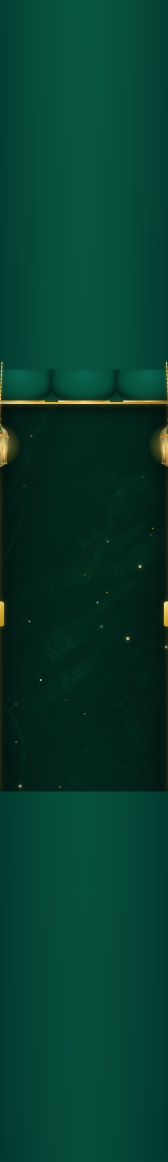
#> input picture scratch/attire_card_only.png, 336 x 2323 px, given in place of canva_invitation_card_page1_opt.png, which was not available (shown at 1/2 size)
$ python verify_clean.py
#> lines starting #> are read from the running program, lines starting #| are printed output that depends on the picture; long printed decimals are rounded; pictures that were not available may be replaced by others from this repository, and a replacement may not be noted
from PIL import Image, ImageChops
import numpy as np

orig = Image.open('assets/images/canva_invitation_card_page1_opt.png')
#> orig is the input picture: PIL image 336x2323 RGB; mean R, G, B 6, 61.1, 45.9
clean = Image.open('scratch/clean_canva_p1.png')
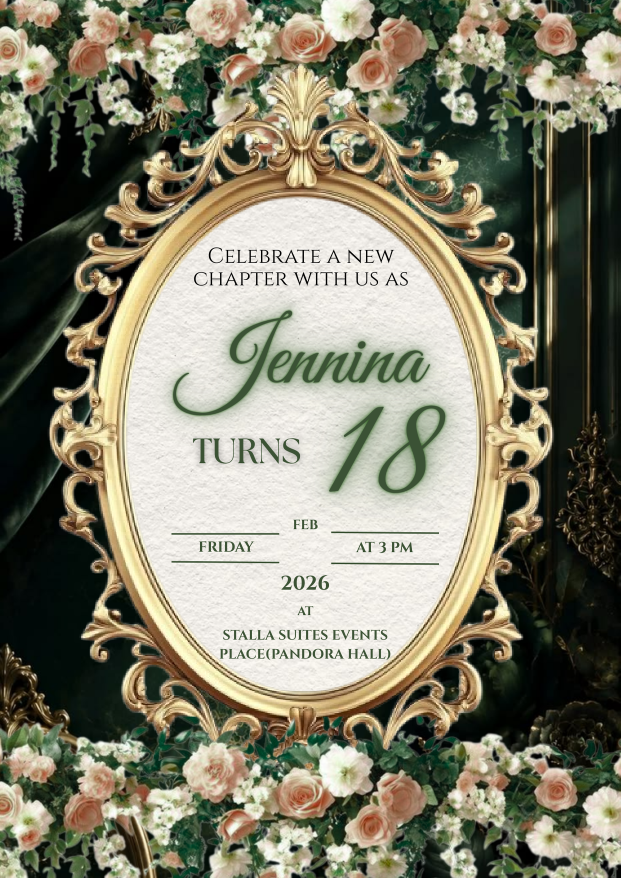
#> input picture scratch/clean_canva_p1.png, 1241 x 1755 px, found by its file name (shown at 1/2 size)
#> clean is the input picture: PIL image 1241x1755 RGB; mean R, G, B 129.6, 127.4, 108.2

# Resize clean if needed to match orig (1241, 1755)
if clean.size != orig.size:
    clean = clean.resize(orig.size, Image.Resampling.LANCZOS)
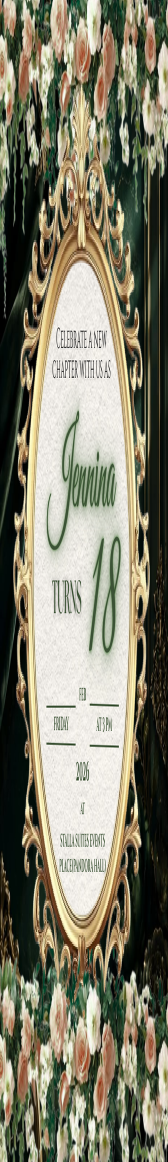
#> clean: PIL image 336x2323 RGB (shown at 1/2 size); mean R, G, B 129.6, 127.4, 108.2
    clean.save('scratch/clean_canva_p1.png')

diff = ImageChops.difference(orig, clean)
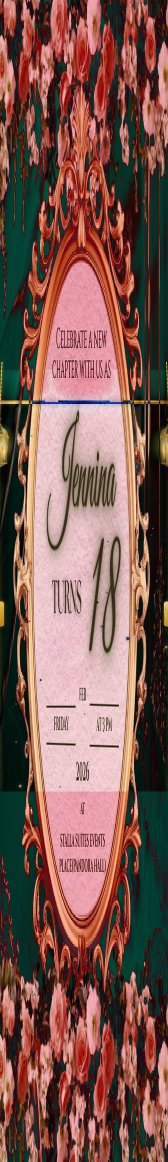
#> diff: PIL image 336x2323 RGB (shown at 1/2 size); mean R, G, B 126.6, 90.3, 82.6
diff_arr = np.array(diff)
print("Max diff per channel:", diff_arr.max(axis=(0,1)))
#| Max diff per channel: [254 230 231]

# Let's check region 1: Celebrate area (x=300..900, y=350..650)
r1 = diff_arr[350:650, 300:900]
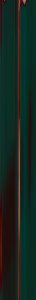
#> r1: shape (300, 36, 3); mean R, G, B 21, 39, 32
print("Region 1 (white Jennina watermark) diff max:", r1.max(), "mean:", r1.mean())
#| Region 1 (white Jennina watermark) diff max: 183 mean: 30.667

# Region 2: Turns 18 area (x=600..950, y=650..950)
r2 = diff_arr[650:950, 600:950]
#> r2 = empty array
#> (the run stopped early here; a loop or call above may not have finished)
